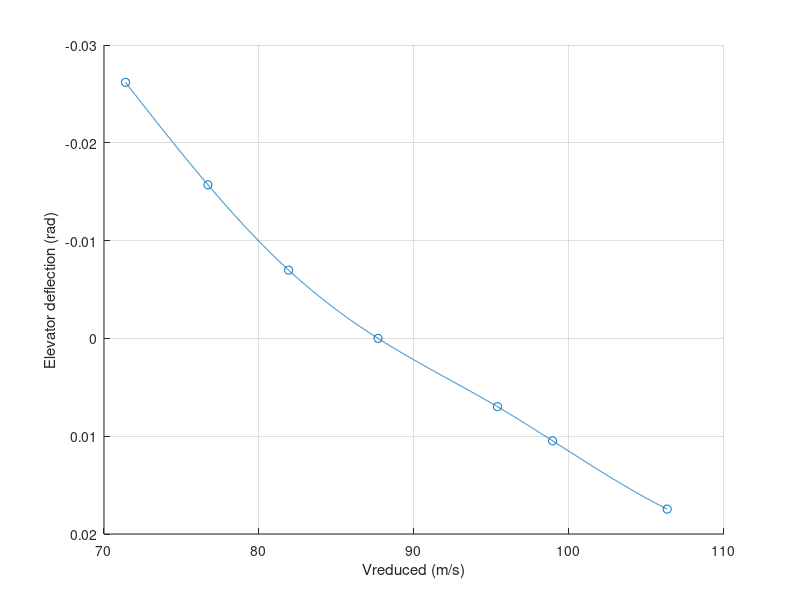

Write the MATLAB code that produced this figure. (Note: this script raises an error after producing the figure.)
clear all;
close all;
clc;

%parameters
Cmdelta = -0.1293;
Weight0 = 60500 ;%N 

time = [2239,2351,2484,2576,2741,2840,2920];

%hp,IAS,a,de,detr,Fe,FFl,FFr,Fused,TAT
data = [6060	161	5.3	0	2.8	0	462	486	664	5.5;
6350	150	6.3	-0.4	2.8	-23	458	482	694	4.5;
6550	140	7.3	-0.9	2.8	-29	454	477	730	3.5;
6880	130	8.5	-1.5	2.8	-46	449	473	755	2.5;
6160	173	4.5	0.4	2.8	26	465	489	798	5.0;
5810	179	4.1	0.6	2.8	40	472	496	825	6.2;
5310	192	3.4	1	2.8	83	482	505	846	8.2];

V = transpose(data(:,2))*0.51444;
Fe = transpose(data(:,6));
alpha = transpose(data(:,3))/180*pi;
de = transpose(data(:,4))/180*pi;
Fe_reduced = [];

%Reducing the Force
for a=1:1:length(Fe) ;
    temp = Fe(a)*((Weight0/9.81-data(a,9))/(Weight0/9.81))^(-1);
    Fe_reduced = [Fe_reduced temp];
end


%Reducing Velocity
V_reduced = [];
for a=1:1:length(V);
    temp = V(a)*sqrt((Weight0/9.81-data(a,9))/(Weight0/9.81))^(-1);
    V_reduced = [V_reduced temp];
end

%plotting
%elevator deflection
xq = min(V_reduced):0.01:max(V_reduced)
yq = interp1(V_reduced, de,xq,"spline")
figure();
hold on
scatter(V_reduced,de);
plot(xq,yq)
hold off
xlabel('Vreduced (m/s)');
ylabel('Elevator deflection (rad)');
grid on
ax = gca;
set(ax, 'Ydir', 'reverse')
ax.XAxisLocation = 'origin'
ax.YAxisLocation = 'origin'

%Stick force
xq2 = min(V_reduced):0.01:max(V_reduced)
yq2 = interp1(V_reduced, Fe_reduced,xq,"spline")
figure();
hold on
scatter(V_reduced,Fe_reduced);
plot(xq2,yq2)
hold off
xlabel('Vreduced (m/s)');
ylabel('Stick force reduced(N)')
grid on
ax2 = gca;
set(ax2, 'Ydir', 'reverse');
ax2.XAxisLocation = 'origin'
ax2.YAxisLocation = 'origin'



[r,m,b] = regression(alpha,de);



x = 0:0.01:0.2
y = m*x+b

figure();
scatter(alpha,de);
hold on 
plot(x,y)
hold off
xlabel("Alpha (rad)");
ylabel("Elevator deflection (rad)");


grid on
ax2 = gca;
set(ax2, 'Ydir', 'reverse');
ax2.XAxisLocation = 'origin'
ax2.YAxisLocation = 'origin'


Cmalpha = -Cmdelta*m
m